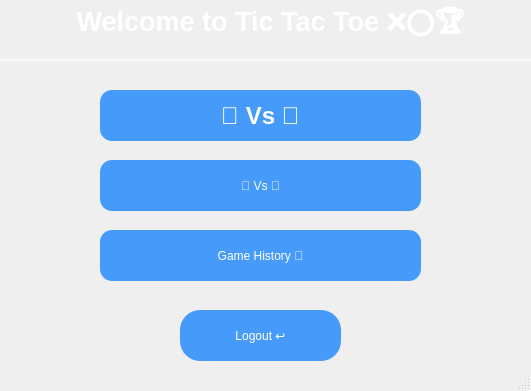
<?xml version="1.0" encoding="UTF-8"?>
<ui version="4.0">
 <class>MainScreen</class>
 <widget class="QMainWindow" name="MainScreen">
  <property name="geometry">
   <rect>
    <x>0</x>
    <y>0</y>
    <width>531</width>
    <height>391</height>
   </rect>
  </property>
  <property name="windowTitle">
   <string>MainWindow</string>
  </property>
  <property name="styleSheet">
   <string notr="true">QMainWindow {
    background: qlineargradient(
        spread: pad,
        x1: 0, y1: 0,
        x2: 1, y2: 1,
        stop: 0 rgba(0, 34, 133, 180),
        stop: 1 rgba(255, 255, 255, 80)
    );
}
</string>
  </property>
  <widget class="QWidget" name="centralwidget">
   <widget class="QPushButton" name="Player_button">
    <property name="geometry">
     <rect>
      <x>100</x>
      <y>160</y>
      <width>321</width>
      <height>51</height>
     </rect>
    </property>
    <property name="styleSheet">
     <string notr="true">QPushButton {
    border: none;
    color: white;
    background-color: rgba(0, 120, 255, 180); /* أزرق شفاف */
    font: bold 18pt &quot;Arial&quot;;
    border-radius: 12px;
    padding: 8px;
}

QPushButton:hover {
    background-color: rgba(30, 144, 255, 220); /* أزرق أفتح عند المرور */
    font: bold 20pt &quot;Arial&quot;;
}

QPushButton:pressed {
    background-color: rgba(0, 80, 180, 255); /* أزرق داكن عند الضغط */
    font: bold 20pt &quot;Arial&quot;;
}
</string>
    </property>
    <property name="text">
     <string>👤 Vs 👤</string>
    </property>
   </widget>
   <widget class="QPushButton" name="Logout_button">
    <property name="geometry">
     <rect>
      <x>180</x>
      <y>310</y>
      <width>161</width>
      <height>51</height>
     </rect>
    </property>
    <property name="styleSheet">
     <string notr="true">QPushButton {
    border: none;
    color: white;
    background-color: rgba(0, 120, 255, 180); /* أزرق شفاف */
    font: bold 14pt &quot;Arial&quot;;
    border-radius: 20px;
    padding: 8px;
}

QPushButton:hover {
    background-color: rgba(30, 144, 255, 220); /* أزرق أفتح عند المرور */
    font: bold 15pt &quot;Arial&quot;;
}

QPushButton:pressed {
    background-color: rgba(0, 80, 180, 255); /* أزرق داكن عند الضغط */
    font: bold 15pt &quot;Arial&quot;;
}
</string>
    </property>
    <property name="text">
     <string>Logout ↩️</string>
    </property>
   </widget>
   <widget class="QPushButton" name="playAi_button">
    <property name="geometry">
     <rect>
      <x>100</x>
      <y>90</y>
      <width>321</width>
      <height>51</height>
     </rect>
    </property>
    <property name="font">
     <font>
      <family>Arial</family>
      <pointsize>18</pointsize>
      <italic>false</italic>
      <bold>true</bold>
     </font>
    </property>
    <property name="styleSheet">
     <string notr="true">QPushButton {
    border: none;
    color: white;
    background-color: rgba(0, 120, 255, 180); /* أزرق شفاف */
    font: bold 18pt &quot;Arial&quot;;
    border-radius: 12px;
    padding: 8px;
}

QPushButton:hover {
    background-color: rgba(30, 144, 255, 220); /* أزرق أفتح عند المرور */
    font: bold 20pt &quot;Arial&quot;;
}

QPushButton:pressed {
    background-color: rgba(0, 80, 180, 255); /* أزرق داكن عند الضغط */
    font: bold 20pt &quot;Arial&quot;;
}
</string>
    </property>
    <property name="text">
     <string>👤 Vs 🤖</string>
    </property>
   </widget>
   <widget class="QPushButton" name="Gamehistory">
    <property name="geometry">
     <rect>
      <x>100</x>
      <y>230</y>
      <width>321</width>
      <height>51</height>
     </rect>
    </property>
    <property name="styleSheet">
     <string notr="true">QPushButton {
    border: none;
    color: white;
    background-color: rgba(0, 120, 255, 180); /* أزرق شفاف */
    font: bold 18pt &quot;Arial&quot;;
    border-radius: 12px;
    padding: 8px;
}

QPushButton:hover {
    background-color: rgba(30, 144, 255, 220); /* أزرق أفتح عند المرور */
    font: bold 20pt &quot;Arial&quot;;
}

QPushButton:pressed {
    background-color: rgba(0, 80, 180, 255); /* أزرق داكن عند الضغط */
    font: bold 20pt &quot;Arial&quot;;
}
</string>
    </property>
    <property name="text">
     <string>Game History 📜</string>
    </property>
   </widget>
   <widget class="QLabel" name="label">
    <property name="geometry">
     <rect>
      <x>-130</x>
      <y>-10</y>
      <width>801</width>
      <height>71</height>
     </rect>
    </property>
    <property name="font">
     <font>
      <family>Segoe UI</family>
      <pointsize>20</pointsize>
      <italic>false</italic>
      <bold>true</bold>
     </font>
    </property>
    <property name="styleSheet">
     <string notr="true">QLabel {
    background-color: qlineargradient(
        x1: 0, y1: 0,
        x2: 1, y2: 1,
        stop: 0 rgba(30, 60, 114, 150),   /* Dark Blue with transparency */
        stop: 1 rgba(42, 82, 152, 150)    /* Medium Blue with transparency */
    );
    color: white;
    font: bold 20pt &quot;Segoe UI&quot;;
    padding: 14px;
    border-radius: 20px;
    border: 2px solid rgba(255, 255, 255, 180); /* Semi-transparent white border */
    qproperty-alignment: AlignCenter;
}

QLabel:hover {
    background-color: qlineargradient(
        x1: 1, y1: 0,
        x2: 0, y2: 1,
        stop: 0 rgba(58, 28, 113, 180),   /* Dark purple */
        stop: 1 rgba(215, 109, 119, 180)  /* Pink with transparency */
    );
    color: #FFEB3B;
    border: 2px solid #FFEB3B;
}
</string>
    </property>
    <property name="text">
     <string>Welcome to Tic Tac Toe ❌⭕🏆</string>
    </property>
    <property name="alignment">
     <set>Qt::AlignmentFlag::AlignCenter</set>
    </property>
   </widget>
  </widget>
  <widget class="QMenuBar" name="menubar">
   <property name="geometry">
    <rect>
     <x>0</x>
     <y>0</y>
     <width>531</width>
     <height>25</height>
    </rect>
   </property>
  </widget>
  <widget class="QStatusBar" name="statusbar"/>
 </widget>
 <resources/>
 <connections/>
</ui>
